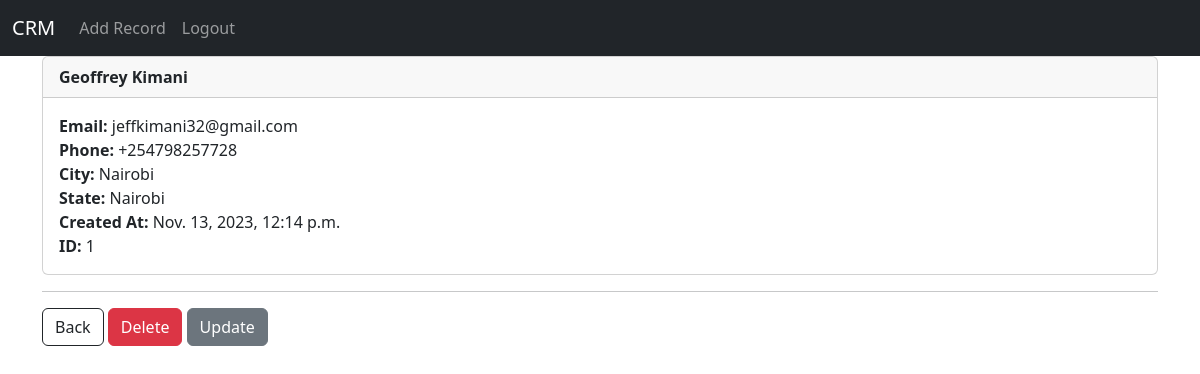
The page /record/1 (signed in) on the database its author committed.
### website/models.py (models this page shows, shortened)
class Record(models.Model):
    created_at = models.DateTimeField(max_length=50, auto_now_add=True)
    first_name = models.CharField(max_length=50)
    last_name = models.CharField(max_length=50)
    email = models.EmailField(max_length=50, default=True)
    phone = models.CharField(max_length=50)
    address = models.CharField(max_length=50)
    city = models.CharField(max_length=50)
    state = models.CharField(max_length=50)

### website/views.py (the view)
# urls.py: path('record/<int:pk>', views.customer_record, name='record'),
def customer_record(request, pk):
    if request.user.is_authenticated:
        customer_record = Record.objects.get(id=pk)
        return render(request, 'record.html', {'customer_record': customer_record})
    else:
        messages.success(request, "You must be logged in...!")
        return redirect('home')

### templates/record.html
{% extends 'base.html' %} {% block content %}
<div class="card">
    <div class="card-header">
        <strong>{{ customer_record.first_name }} {{ customer_record.last_name }}</strong>
    </div>
    <div class="card-body">
        <p class="card-text">
            <strong>Email:</strong> {{ customer_record.email }}<br>
            <strong>Phone:</strong> {{ customer_record.phone }}<br>
            <strong>City:</strong> {{ customer_record.city }}<br>
            <strong>State:</strong> {{ customer_record.state }}<br>
            <strong>Created At:</strong> {{ customer_record.created_at }}<br>
            <strong>ID:</strong> {{ customer_record.id }}<br>
        </p>
    </div>
</div>
<hr>
<a href="{% url 'home' %}" class="btn btn-outline-dark">Back</a>
<a href="{% url 'delete_record' customer_record.id %}" class="btn btn-danger">Delete</a>
<a href="{% url 'update_record' customer_record.id %}" class="btn btn-secondary">Update</a> {% endblock %}

### rows shown on the page
Record: first_name "Geoffrey", last_name "Kimani", email "jeffkimani32@gmail.com", phone "+254798257728", city "Nairobi", state "Nairobi", created_at "Nov. 13, 2023, 12:14 p.m.", id "1"
